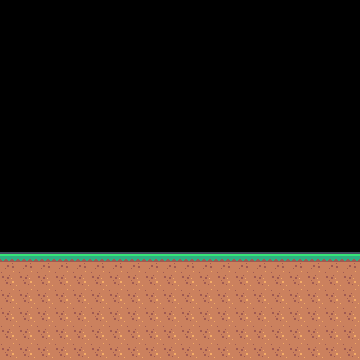

A 2D game scene composited from a Tiled map and its tileset images. What follows is a short description and the map's XML, with every tile layer's data as written:
An orthogonal 20x20 tile map with 18x18 px tiles, 2 tile layers (Ground-n-Platforms, background).

<map version="1.10" tiledversion="1.10.2" orientation="orthogonal" renderorder="right-down" width="20" height="20" tilewidth="18" tileheight="18" infinite="0" nextlayerid="3" nextobjectid="1">
 <editorsettings>
  <export target="Platformer-end.tmj" format="json" />
 </editorsettings>
 <tileset firstgid="1" name="Kenny_tilemap_packed" tilewidth="18" tileheight="18" tilecount="180" columns="20">
  <image source="tilemap_packed.png" width="360" height="162" />
  <tile id="0">
   <properties>
    <property name="collides" type="bool" value="true" />
   </properties>
  </tile>
  <tile id="1">
   <properties>
    <property name="collides" type="bool" value="true" />
   </properties>
  </tile>
  <tile id="2">
   <properties>
    <property name="collides" type="bool" value="true" />
   </properties>
  </tile>
  <tile id="3">
   <properties>
    <property name="collides" type="bool" value="true" />
   </properties>
  </tile>
  <tile id="20">
   <properties>
    <property name="collides" type="bool" value="true" />
   </properties>
  </tile>
  <tile id="21">
   <properties>
    <property name="collides" type="bool" value="true" />
   </properties>
  </tile>
  <tile id="22">
   <properties>
    <property name="collides" type="bool" value="true" />
   </properties>
  </tile>
  <tile id="23">
   <properties>
    <property name="collides" type="bool" value="true" />
   </properties>
  </tile>
  <tile id="40">
   <properties>
    <property name="collides" type="bool" value="true" />
   </properties>
  </tile>
  <tile id="41">
   <properties>
    <property name="collides" type="bool" value="true" />
   </properties>
  </tile>
  <tile id="42">
   <properties>
    <property name="collides" type="bool" value="true" />
   </properties>
  </tile>
  <tile id="43">
   <properties>
    <property name="collides" type="bool" value="true" />
   </properties>
  </tile>
  <tile id="60">
   <properties>
    <property name="collides" type="bool" value="true" />
   </properties>
  </tile>
  <tile id="61">
   <properties>
    <property name="collides" type="bool" value="true" />
   </properties>
  </tile>
  <tile id="62">
   <properties>
    <property name="collides" type="bool" value="true" />
   </properties>
  </tile>
  <tile id="63">
   <properties>
    <property name="collides" type="bool" value="true" />
   </properties>
  </tile>
  <tile id="80">
   <properties>
    <property name="collides" type="bool" value="true" />
   </properties>
  </tile>
  <tile id="81">
   <properties>
    <property name="collides" type="bool" value="true" />
   </properties>
  </tile>
  <tile id="82">
   <properties>
    <property name="collides" type="bool" value="true" />
   </properties>
  </tile>
  <tile id="83">
   <properties>
    <property name="collides" type="bool" value="true" />
   </properties>
  </tile>
  <tile id="100">
   <properties>
    <property name="collides" type="bool" value="true" />
   </properties>
  </tile>
  <tile id="101">
   <properties>
    <property name="collides" type="bool" value="true" />
   </properties>
  </tile>
  <tile id="102">
   <properties>
    <property name="collides" type="bool" value="true" />
   </properties>
  </tile>
  <tile id="103">
   <properties>
    <property name="collides" type="bool" value="true" />
   </properties>
  </tile>
  <tile id="120">
   <properties>
    <property name="collides" type="bool" value="true" />
   </properties>
  </tile>
  <tile id="121">
   <properties>
    <property name="collides" type="bool" value="true" />
   </properties>
  </tile>
  <tile id="122">
   <properties>
    <property name="collides" type="bool" value="true" />
   </properties>
  </tile>
  <tile id="123">
   <properties>
    <property name="collides" type="bool" value="true" />
   </properties>
  </tile>
  <tile id="140">
   <properties>
    <property name="collides" type="bool" value="true" />
   </properties>
  </tile>
  <tile id="141">
   <properties>
    <property name="collides" type="bool" value="true" />
   </properties>
  </tile>
  <tile id="142">
   <properties>
    <property name="collides" type="bool" value="true" />
   </properties>
  </tile>
  <tile id="143">
   <properties>
    <property name="collides" type="bool" value="true" />
   </properties>
  </tile>
 </tileset>
 <layer id="1" name="Ground-n-Platforms" width="20" height="20">
  <data encoding="csv">
0,0,0,0,0,0,0,0,0,0,0,0,0,0,0,0,0,0,0,0,
0,0,0,0,0,0,0,0,0,0,0,0,0,0,0,0,0,0,0,0,
0,0,0,0,0,0,0,0,0,0,0,0,0,0,0,0,0,0,0,0,
0,0,0,0,0,0,0,0,0,0,0,0,0,0,0,0,0,0,0,0,
0,0,0,0,0,0,0,0,0,0,0,0,0,0,0,0,0,0,0,0,
0,0,0,0,0,0,0,0,0,0,0,0,0,0,0,0,0,0,0,0,
0,0,0,0,0,0,0,0,0,0,0,0,0,0,0,0,0,0,0,0,
0,0,0,0,0,0,0,0,0,0,0,0,0,0,0,0,0,0,0,0,
0,0,0,0,0,0,0,0,0,0,0,0,0,0,0,0,0,0,0,0,
0,0,0,0,0,0,0,0,0,0,0,0,0,0,0,0,0,0,0,0,
0,0,0,0,0,0,0,0,0,0,0,0,0,0,0,0,0,0,0,0,
0,0,0,0,0,0,0,0,0,0,0,0,0,0,0,0,0,0,0,0,
0,0,0,0,0,0,0,0,0,0,0,0,0,0,0,0,0,0,0,0,
0,0,0,0,0,0,0,0,0,0,0,0,0,0,0,0,0,0,0,0,
23,23,23,23,23,23,23,23,23,23,23,23,23,23,23,23,23,23,23,23,
123,123,123,123,123,123,123,123,123,123,123,123,123,123,123,123,123,123,123,123,
123,123,123,123,123,123,123,123,123,123,123,123,123,123,123,123,123,123,123,123,
123,123,123,123,123,123,123,123,123,123,123,123,123,123,123,123,123,123,123,123,
123,123,123,123,123,123,123,123,123,123,123,123,123,123,123,123,123,123,123,123,
123,123,123,123,123,123,123,123,123,123,123,123,123,123,123,123,123,123,123,123
</data>
 </layer>
 <layer id="2" name="background" width="20" height="20">
  <data encoding="csv">
0,0,0,0,0,0,0,0,0,0,0,0,0,0,0,0,0,0,0,0,
0,0,0,0,0,0,0,0,0,0,0,0,0,0,0,0,0,0,0,0,
0,0,0,0,0,0,0,0,0,0,0,0,0,0,0,0,0,0,0,0,
0,0,0,0,0,0,0,0,0,0,0,0,0,0,0,0,0,0,0,0,
0,0,0,0,0,0,0,0,0,0,0,0,0,0,0,0,0,0,0,0,
0,0,0,0,0,0,0,0,0,0,0,0,0,0,0,0,0,0,0,0,
0,0,0,0,0,0,0,0,0,0,0,0,0,0,0,0,0,0,0,0,
0,0,0,0,0,0,0,0,0,0,0,0,0,0,0,0,0,0,0,0,
0,0,0,0,0,0,0,0,0,0,0,0,0,0,0,0,0,0,0,0,
0,0,0,0,0,0,0,0,0,0,0,0,0,0,0,0,0,0,0,0,
0,0,0,0,0,0,0,0,0,0,0,0,0,0,0,0,0,0,0,0,
0,0,0,0,0,0,0,0,0,0,0,0,0,0,0,0,0,0,0,0,
0,0,0,0,0,0,0,0,0,0,0,0,0,0,0,0,0,0,0,0,
0,0,0,0,0,0,0,0,0,0,0,0,0,0,0,0,0,0,0,0,
0,0,0,0,0,0,0,0,0,0,0,0,0,0,0,0,0,0,0,0,
0,0,0,0,0,0,0,0,0,0,0,0,0,0,0,0,0,0,0,0,
0,0,0,0,0,0,0,0,0,0,0,0,0,0,0,0,0,0,0,0,
0,0,0,0,0,0,0,0,0,0,0,0,0,0,0,0,0,0,0,0,
0,0,0,0,0,0,0,0,0,0,0,0,0,0,0,0,0,0,0,0,
0,0,0,0,0,0,0,0,0,0,0,0,0,0,0,0,0,0,0,0
</data>
 </layer>
</map>
